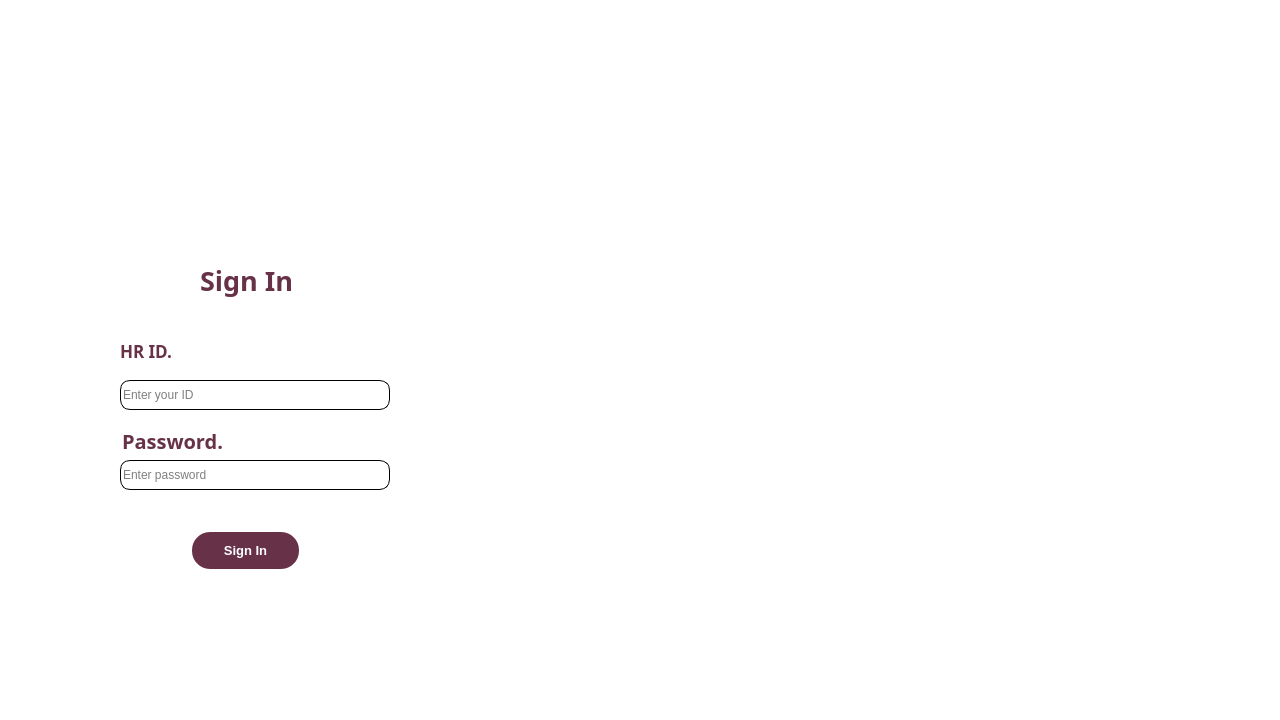
<?xml version="1.0" encoding="UTF-8"?>
<ui version="4.0">
 <class>Login_page</class>
 <widget class="QMainWindow" name="Login_page">
  <property name="geometry">
   <rect>
    <x>0</x>
    <y>0</y>
    <width>1280</width>
    <height>720</height>
   </rect>
  </property>
  <property name="minimumSize">
   <size>
    <width>1280</width>
    <height>720</height>
   </size>
  </property>
  <property name="maximumSize">
   <size>
    <width>1280</width>
    <height>720</height>
   </size>
  </property>
  <property name="mouseTracking">
   <bool>false</bool>
  </property>
  <property name="windowTitle">
   <string>MainWindow</string>
  </property>
  <property name="styleSheet">
   <string notr="true">background-color: rgb(255, 255, 255);</string>
  </property>
  <widget class="QWidget" name="centralwidget">
   <property name="minimumSize">
    <size>
     <width>1280</width>
     <height>920</height>
    </size>
   </property>
   <property name="maximumSize">
    <size>
     <width>1280</width>
     <height>920</height>
    </size>
   </property>
   <property name="styleSheet">
    <string notr="true">background-color: rgb(255, 255, 255);</string>
   </property>
   <widget class="QLabel" name="login_image">
    <property name="geometry">
     <rect>
      <x>530</x>
      <y>0</y>
      <width>751</width>
      <height>721</height>
     </rect>
    </property>
    <property name="text">
     <string/>
    </property>
    <property name="pixmap">
     <pixmap>Images/login_image.jpg</pixmap>
    </property>
    <property name="scaledContents">
     <bool>true</bool>
    </property>
   </widget>
   <widget class="QLabel" name="logo">
    <property name="geometry">
     <rect>
      <x>-10</x>
      <y>40</y>
      <width>531</width>
      <height>251</height>
     </rect>
    </property>
    <property name="text">
     <string/>
    </property>
    <property name="pixmap">
     <pixmap>Images/logo.png</pixmap>
    </property>
    <property name="scaledContents">
     <bool>true</bool>
    </property>
   </widget>
   <widget class="QLabel" name="sign_in_text">
    <property name="geometry">
     <rect>
      <x>200</x>
      <y>260</y>
      <width>111</width>
      <height>41</height>
     </rect>
    </property>
    <property name="font">
     <font>
      <family>Ebrima</family>
      <pointsize>20</pointsize>
      <weight>75</weight>
      <bold>true</bold>
     </font>
    </property>
    <property name="styleSheet">
     <string notr="true">color: rgb(103, 49, 71);</string>
    </property>
    <property name="text">
     <string>Sign In</string>
    </property>
   </widget>
   <widget class="QLabel" name="HR_ID">
    <property name="geometry">
     <rect>
      <x>120</x>
      <y>340</y>
      <width>71</width>
      <height>21</height>
     </rect>
    </property>
    <property name="font">
     <font>
      <family>Catamaran ExtraLight</family>
      <pointsize>13</pointsize>
      <weight>75</weight>
      <bold>true</bold>
     </font>
    </property>
    <property name="styleSheet">
     <string notr="true">color: rgb(103, 49, 71);</string>
    </property>
    <property name="text">
     <string>HR ID.</string>
    </property>
   </widget>
   <widget class="QLabel" name="Password">
    <property name="geometry">
     <rect>
      <x>40</x>
      <y>430</y>
      <width>201</width>
      <height>21</height>
     </rect>
    </property>
    <property name="font">
     <font>
      <family>Catamaran ExtraLight</family>
      <pointsize>15</pointsize>
      <weight>75</weight>
      <bold>true</bold>
     </font>
    </property>
    <property name="styleSheet">
     <string notr="true">margin-left:76px;
color: rgb(103, 49, 71);</string>
    </property>
    <property name="text">
     <string>Password.</string>
    </property>
   </widget>
   <widget class="QLineEdit" name="HR_ID_BOX">
    <property name="geometry">
     <rect>
      <x>40</x>
      <y>380</y>
      <width>350</width>
      <height>30</height>
     </rect>
    </property>
    <property name="minimumSize">
     <size>
      <width>350</width>
      <height>25</height>
     </size>
    </property>
    <property name="maximumSize">
     <size>
      <width>350</width>
      <height>30</height>
     </size>
    </property>
    <property name="styleSheet">
     <string notr="true">margin-left:80px;
border:1px solid;
border-radius:10px
</string>
    </property>
    <property name="placeholderText">
     <string>Enter your ID</string>
    </property>
   </widget>
   <widget class="QLineEdit" name="password_box">
    <property name="geometry">
     <rect>
      <x>40</x>
      <y>460</y>
      <width>350</width>
      <height>30</height>
     </rect>
    </property>
    <property name="maximumSize">
     <size>
      <width>350</width>
      <height>30</height>
     </size>
    </property>
    <property name="styleSheet">
     <string notr="true">margin-left:80px;
border:1px solid;
border-radius:10px</string>
    </property>
    <property name="echoMode">
     <enum>QLineEdit::Password</enum>
    </property>
    <property name="placeholderText">
     <string>Enter password</string>
    </property>
   </widget>
   <widget class="QPushButton" name="Sign_in_button">
    <property name="geometry">
     <rect>
      <x>190</x>
      <y>530</y>
      <width>111</width>
      <height>41</height>
     </rect>
    </property>
    <property name="font">
     <font>
      <pointsize>10</pointsize>
      <weight>75</weight>
      <bold>true</bold>
     </font>
    </property>
    <property name="cursor">
     <cursorShape>PointingHandCursor</cursorShape>
    </property>
    <property name="styleSheet">
     <string notr="true">border:2px solid;
border-radius:20px;
background-color:rgb(103, 49, 71);
border-color: rgb(255, 255, 255);
color: rgb(255, 255, 255);
</string>
    </property>
    <property name="text">
     <string>Sign In</string>
    </property>
   </widget>
  </widget>
 </widget>
 <resources/>
 <connections/>
</ui>
